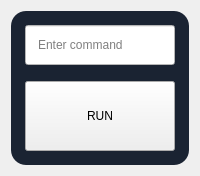
        <widget class="QWidget" name="customCommandPage">
         <layout class="QVBoxLayout" name="verticalLayout_7">
          <item>
           <widget class="QWidget" name="customCommandContainer" native="true">
            <property name="styleSheet">
             <string notr="true">QWidget#customCommandContainer {
padding: 20px;
background-color: #1a2332;
border-radius: 15;
}</string>
            </property>
            <layout class="QVBoxLayout" name="verticalLayout_6">
             <item>
              <widget class="QLineEdit" name="commandEdit">
               <property name="minimumSize">
                <size>
                 <width>0</width>
                 <height>50</height>
                </size>
               </property>
               <property name="styleSheet">
                <string notr="true">background-color: rgb(255, 255, 255);
color: rgb(0, 0, 0);
padding: 10;
margin: 5px;</string>
               </property>
               <property name="placeholderText">
                <string>Enter command</string>
               </property>
               <property name="clearButtonEnabled">
                <bool>false</bool>
               </property>
              </widget>
             </item>
             <item>
              <widget class="QPushButton" name="runCommandButton">
               <property name="minimumSize">
                <size>
                 <width>0</width>
                 <height>80</height>
                </size>
               </property>
               <property name="styleSheet">
                <string notr="true">margin: 5px;</string>
               </property>
               <property name="text">
                <string>RUN</string>
               </property>
              </widget>
             </item>
            </layout>
           </widget>
          </item>
         </layout>
        </widget>
